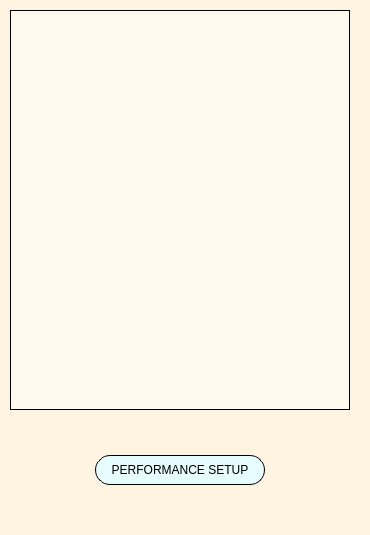
        <widget class="QWidget" name="Page4_Performance">
         <property name="styleSheet">
          <string notr="true">background-color: #FFF3E2;</string>
         </property>
         <layout class="QHBoxLayout" name="horizontalLayout_5">
          <property name="spacing">
           <number>10</number>
          </property>
          <property name="leftMargin">
           <number>10</number>
          </property>
          <property name="topMargin">
           <number>10</number>
          </property>
          <property name="rightMargin">
           <number>10</number>
          </property>
          <property name="bottomMargin">
           <number>10</number>
          </property>
          <item>
           <layout class="QVBoxLayout" name="Performance_LeftWidget">
            <property name="spacing">
             <number>5</number>
            </property>
            <property name="leftMargin">
             <number>0</number>
            </property>
            <property name="topMargin">
             <number>0</number>
            </property>
            <property name="rightMargin">
             <number>0</number>
            </property>
            <property name="bottomMargin">
             <number>0</number>
            </property>
            <item>
             <widget class="QTreeWidget" name="Performance_list">
              <property name="sizePolicy">
               <sizepolicy hsizetype="Fixed" vsizetype="Fixed">
                <horstretch>0</horstretch>
                <verstretch>0</verstretch>
               </sizepolicy>
              </property>
              <property name="minimumSize">
               <size>
                <width>340</width>
                <height>400</height>
               </size>
              </property>
              <property name="maximumSize">
               <size>
                <width>340</width>
                <height>400</height>
               </size>
              </property>
              <property name="styleSheet">
               <string notr="true">background-color: rgba(255, 255, 255, 100)</string>
              </property>
              <property name="frameShape">
               <enum>QFrame::Panel</enum>
              </property>
              <property name="frameShadow">
               <enum>QFrame::Plain</enum>
              </property>
              <property name="lineWidth">
               <number>1</number>
              </property>
              <property name="horizontalScrollBarPolicy">
               <enum>Qt::ScrollBarAsNeeded</enum>
              </property>
              <property name="showDropIndicator" stdset="0">
               <bool>false</bool>
              </property>
              <property name="indentation">
               <number>10</number>
              </property>
              <property name="itemsExpandable">
               <bool>true</bool>
              </property>
              <property name="headerHidden">
               <bool>true</bool>
              </property>
              <property name="columnCount">
               <number>1</number>
              </property>
              <attribute name="headerVisible">
               <bool>false</bool>
              </attribute>
              <column>
               <property name="text">
                <string notr="true">1</string>
               </property>
              </column>
             </widget>
            </item>
            <item>
             <spacer name="verticalSpacer_38">
              <property name="orientation">
               <enum>Qt::Vertical</enum>
              </property>
              <property name="sizeHint" stdset="0">
               <size>
                <width>20</width>
                <height>40</height>
               </size>
              </property>
             </spacer>
            </item>
            <item alignment="Qt::AlignHCenter|Qt::AlignVCenter">
             <widget class="QPushButton" name="PerformanceSU_btn">
              <property name="sizePolicy">
               <sizepolicy hsizetype="Fixed" vsizetype="Fixed">
                <horstretch>0</horstretch>
                <verstretch>0</verstretch>
               </sizepolicy>
              </property>
              <property name="minimumSize">
               <size>
                <width>170</width>
                <height>30</height>
               </size>
              </property>
              <property name="maximumSize">
               <size>
                <width>16777215</width>
                <height>16777215</height>
               </size>
              </property>
              <property name="styleSheet">
               <string notr="true">QPushButton {
    background-color: #e7fcfe;
    border-radius: 15px;
	font: 700 9pt &quot;Segoe UI&quot;;
	border: 1px solid black;
}
</string>
              </property>
              <property name="text">
               <string>PERFORMANCE SETUP</string>
              </property>
              <property name="icon">
               <iconset resource="resources.qrc">
                <normaloff>:/icon/icons/settings-12-64.ico</normaloff>:/icon/icons/settings-12-64.ico</iconset>
              </property>
             </widget>
            </item>
            <item>
             <spacer name="verticalSpacer_37">
              <property name="orientation">
               <enum>Qt::Vertical</enum>
              </property>
              <property name="sizeHint" stdset="0">
               <size>
                <width>20</width>
                <height>40</height>
               </size>
              </property>
             </spacer>
            </item>
           </layout>
          </item>
          <item>
           <widget class="QStackedWidget" name="Performance_MainWidget">
            <property name="currentIndex">
             <number>0</number>
            </property>
            <widget class="QWidget" name="default_16"/>
            <widget class="QWidget" name="default_17"/>
           </widget>
          </item>
         </layout>
        </widget>
